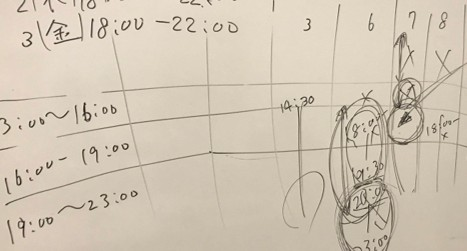
#> input picture 11_12月23日/work/test.jpg, 467 x 251 px
$ python ptile.py test.jpg 10
#> lines starting #> are read from the running program, lines starting #| are printed output that depends on the picture
import cv2
import sys

# 引数
path = sys.argv[1] # 画像のパス
per  = sys.argv[2] # パーセンテージ
### [実行コマンド] > python ptile.py test.jpg 10

# 画像の準備編
img1 = cv2.imread(path) # 画像を読み込む
#> img1 is the input picture: shape (251, 467, 3); mean B, G, R 180.4, 197.6, 209.3
img2 = cv2.cvtColor(img1, cv2.COLOR_BGR2GRAY) # グレースケールに変換する
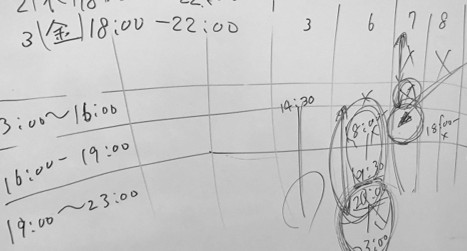
#> img2: shape (251, 467); min 18, max 247, mean 199.1

# ヒストグラムを作成する編
value = [0] * 256 # 0～255までの256のリストを準備．0で初期化

# 全ての画素を順番に確認
h, w = img2.shape
#> h = 251; w = 467
for y in range(h):
    for x in range(w):
        value[ img2[y, x] ] += 1

# パーセンテージから，閾値を決める処理
sum   = 0
total = h * w # 全部の画素の数
#> total = 117217
th    = 0
for i in range(256):
    sum += value[i]
#> (the run stopped early here; a loop or call above may not have finished)
